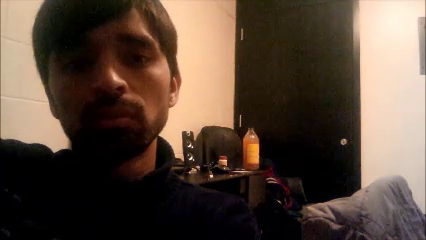
//> input picture frame 43 of videos/4.2.mp4, 426 x 240 px
$ ./Background_Update_New   (built with g++ and OpenCV 4)
//> lines starting //> are read from the running program, lines starting //| are printed output that depends on the picture
#include "opencv2/highgui/highgui.hpp"
#include "opencv2/imgproc/imgproc.hpp"
#include "opencv/cv.h";
#include "opencv/highgui.h"
#include <iostream>
#include <fstream>
#include <algorithm>

using namespace std;
using namespace cv;

ofstream outFile;

long whites = 0;
const int LEARN_FRAME_LIMIT = 5;
int frameLearnCounter = 0;
int CHISQUARE = 1;
int CHISQUARE_THRES = 5;
int BHATTA = 3;
int BHATTA_THRES = 3;
int INTERSEC = 2;
int INTERSEC_THRES = 7;

int ORIGIN = 0;
int SHIFT = 350;
int WINDISTANCE = 20;

//crop parameters
double cropY = 0.40;
double cropHeight = 0.30;

//window dispay parameters
int max_rows = 300;
int max_cols = 400;

int main(int argc, char** argv)
{
	VideoCapture cap("videos/4.2.mp4");
	Mat background, hsv_background, gray_background;
	Mat nextframe, hsv_nextframe, gray_nextframe;
	Mat diff_frame;
	outFile.open("data/VehicleCassifier/changeInMetric.txt", 'w');

	cap >> background;
//> background is the input picture: 240 rows x 426 cols, CV_8UC3; mean B, G, R 59, 71.9, 89.7
	cap >> background;
	int width = background.cols;
//> width = 426
	int height = background.rows;
//> height = 240

	int cropFrameY = height*cropY;
//> cropFrameY = 96
	int cropFrameHeight = height*cropHeight;
//> cropFrameHeight = 72

	Rect roi(0, cropFrameY, width, cropFrameHeight);
//> roi = Rect(0, 96, 426, 72)

	long initWhites = 0;

	//background = background(roi);
	cvtColor(background, hsv_background, COLOR_BGR2HSV);
//> hsv_background: 240 rows x 426 cols, CV_8UC3; mean H, S, V 33.1, 124.5, 89.8
	cvtColor(background, gray_background, COLOR_BGR2GRAY);
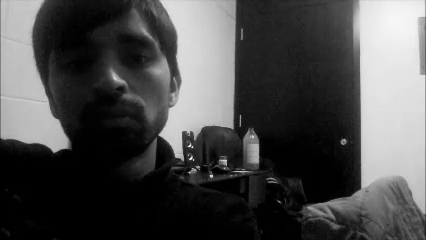
//> gray_background: 240 rows x 426 cols, CV_8UC1; min 0, max 248, mean 75.6

	cvNamedWindow("Original Video", CV_WINDOW_NORMAL);
	//cvShowImage("Original Video", hsv_background);
	cvResizeWindow("Original Video", max_cols, max_rows);
	cvMoveWindow("Original Video", ORIGIN+SHIFT, 0);

	/// Using 50 bins for hue and 60 for saturation
	int h_bins = 50; int s_bins = 60;
	int histSize[] = { h_bins, s_bins };

	// hue varies from 0 to 179, saturation from 0 to 255
	float h_ranges[] = { 0, 180 };
	float s_ranges[] = { 0, 256 };

	const float* ranges[] = { h_ranges, s_ranges };

	// Use the o-th and 1-st channels
	int channels[] = { 0, 1 };
	/// Histograms
	MatND hist_background;
	MatND hist_nextframe;
	MatND store[LEARN_FRAME_LIMIT];


	//first frame
	calcHist(&hsv_background, 1, channels, Mat(), hist_background, 2, histSize, ranges, true, false);
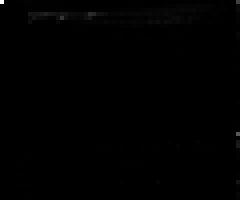
//> hist_background: 50 rows x 60 cols, CV_32FC1 (shown 4 times larger); min 0, max 11097, mean 34.1; drawn with min black and max white
	normalize(hist_background, hist_background, 0, 1, NORM_MINMAX, -1, Mat());

	CvSize sz = cvGetSize(new IplImage(background));
//> sz = Size(426, 240)
	IplImage* oldFrame = cvCreateImage(sz, IPL_DEPTH_8U, 3);;
	IplImage* frame		= cvCreateImage(sz, IPL_DEPTH_8U, 3);;
	IplImage* diffFrameBinary = cvCreateImage(sz, IPL_DEPTH_8U, 3);;

	IplImage* agray = cvCreateImage(sz, IPL_DEPTH_8U, 1);;
	IplImage* bgray = cvCreateImage(sz, IPL_DEPTH_8U, 1);;

	IplImage* abin = cvCreateImage(sz, IPL_DEPTH_8U, 1);;
	IplImage* bbin = cvCreateImage(sz, IPL_DEPTH_8U, 1);;
	IplImage* diff = cvCreateImage(sz, IPL_DEPTH_8U, 1);;

	int b = 0;
	bool first = true;
	long initwhites = 0;
	long whites = 0;
	std::vector<KeyPoint> keypoints;

	cvNamedWindow("Diff Frame", 0);
	while (1) {
		//background conversions
		//background = background(roi);
		cvtColor(background, hsv_background, COLOR_BGR2HSV);
		cvtColor(background, gray_background, COLOR_BGR2GRAY);
		calcHist(&hsv_background, 1, channels, Mat(), hist_background, 2, histSize, ranges, true, false);
		normalize(hist_background, hist_background, 0, 1, NORM_MINMAX, -1, Mat());
		//new frame
		cap >> nextframe;
		if (nextframe.empty()) break;
		//get region of interest
		//nextframe = nextframe(roi);
		cvtColor(nextframe, hsv_nextframe, COLOR_BGR2HSV);
//> hsv_nextframe: 240 rows x 426 cols, CV_8UC3; mean H, S, V 33.4, 123.8, 89.8
		cvtColor(nextframe, gray_nextframe, COLOR_BGR2GRAY);
		calcHist(&hsv_nextframe, 1, channels, Mat(), hist_nextframe, 2, histSize, ranges, true, false);
		normalize(hist_nextframe, hist_nextframe, 0, 1, NORM_MINMAX, -1, Mat());

		//Show diff frame  - IplImage model
		oldFrame = new IplImage(background);
		cvCvtColor(oldFrame, agray, CV_BGR2GRAY);
		cvNamedWindow("Current background", CV_WINDOW_NORMAL);
		cvResizeWindow("Current background", max_cols, max_rows);
		cvShowImage("Current background", oldFrame);
		cvMoveWindow("Current background", ORIGIN + SHIFT + WINDISTANCE + max_cols, 0);
		//cvThreshold(agray, abin, 128, 255, CV_THRESH_BINARY | CV_THRESH_OTSU);

		frame = new IplImage(nextframe);
		cvCvtColor(frame, bgray, CV_BGR2GRAY);
		cvNamedWindow("Original Video", CV_WINDOW_NORMAL);
		cvResizeWindow("Original Video", max_cols, max_rows);
		cvShowImage("Original Video", frame);
		cvMoveWindow("Original Video", ORIGIN + SHIFT, 0);
		//cvThreshold(bgray, bbin, 128, 255, CV_THRESH_BINARY | CV_THRESH_OTSU);

		//Get the difference between background and current frame
		cvAbsDiff(agray, bgray, diff);
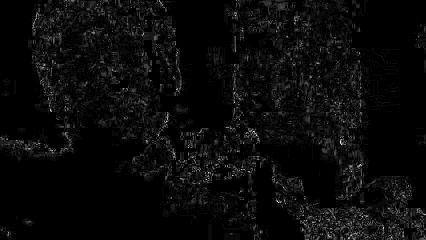
//> diff: 240 rows x 426 cols, CV_8UC1; min 0, max 25, mean 1; drawn with min black and max white
		//cvAbsDiff(abin, bbin, diff);
		//absdiff(gray_background, gray_nextframe, diff_frame);

		//Mat Model
		/*absdiff(background, nextframe, diff_frame);*/
		cvNamedWindow("Diff Frame", CV_WINDOW_NORMAL);
		cvResizeWindow("Diff Frame", max_cols, max_rows);
		cvShowImage("Diff Frame", diff);
		cvMoveWindow("Diff Frame", ORIGIN + SHIFT + WINDISTANCE + max_cols, 350);

		//Model parameters
		double changeCHI = compareHist(hist_background, hist_nextframe, CHISQUARE);
//> changeCHI = 0.68
		double changeBHATTA = compareHist(hist_background, hist_nextframe, BHATTA);
//> changeBHATTA = 0.0973
		double changeINTERSEC = compareHist(hist_background, hist_nextframe, INTERSEC);
//> changeINTERSEC = 8.48
		//cout << "Change in Bhatta is " << changeBHATTA << endl;
		//cout << "Change in Chi is " << changeCHI << endl;
		cout << "Change in Intersec is " << changeINTERSEC << endl;
//| Change in Intersec is 8.47667
		////New Background
		if (changeINTERSEC < INTERSEC_THRES){
			frameLearnCounter++;
			if (frameLearnCounter == LEARN_FRAME_LIMIT){
				frameLearnCounter = 0;
				nextframe.copyTo(background);
				cout << "Updating Background" << endl;
				int xx;
				cin >> xx;
				cin.clear();
				cin.ignore(INT_MAX, '\n');
			}
		}
		else if (changeINTERSEC>INTERSEC_THRES){
			frameLearnCounter = 0;
		}
		outFile << changeINTERSEC << endl;
		cvWaitKey(30);
	}
	int a = cvWaitKey(100000);
	return 0;
}

$ run again, starting later in the video
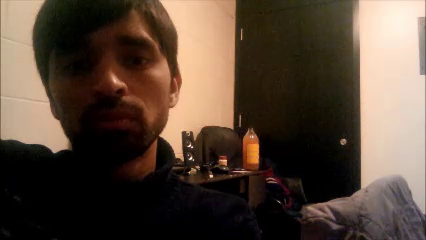
//> input picture frame 195 of videos/4.2.mp4, 426 x 240 px
//> background is the input picture: 240 rows x 426 cols, CV_8UC3; mean B, G, R 56.5, 69.9, 86.9
//> hsv_background: 240 rows x 426 cols, CV_8UC3; mean H, S, V 26.9, 114.6, 87.1
//> `cvtColor(background, gray_background, COLOR_BGR2GRAY);`:
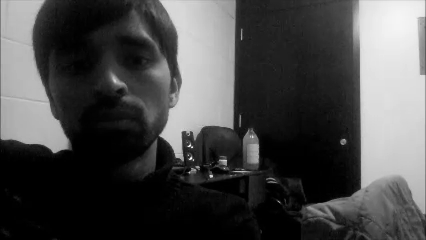
//> gray_background: 240 rows x 426 cols, CV_8UC1; min 0, max 247, mean 73.4
//> hsv_nextframe: 240 rows x 426 cols, CV_8UC3; mean H, S, V 25.9, 114.7, 87.1
//> `cvAbsDiff(agray, bgray, diff);`:
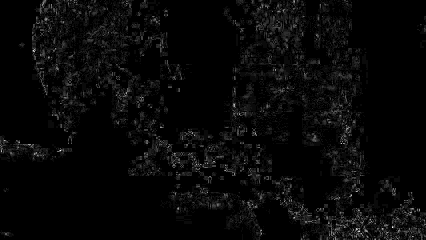
//> diff: 240 rows x 426 cols, CV_8UC1; min 0, max 22, mean 0.7; drawn with min black and max white
//> changeCHI = 0.339
//> changeBHATTA = 0.0871
//> changeINTERSEC = 6.05
//| Change in Intersec is 6.0475

$ run again, starting later in the video
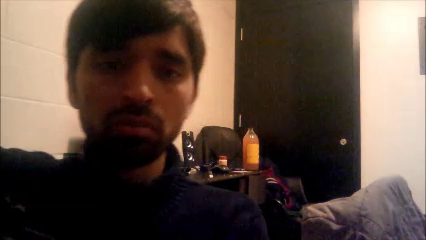
//> input picture frame 348 of videos/4.2.mp4, 426 x 240 px
//> background is the input picture: 240 rows x 426 cols, CV_8UC3; mean B, G, R 64.9, 76, 93.9
//> hsv_background: 240 rows x 426 cols, CV_8UC3; mean H, S, V 37.9, 112.9, 94.8
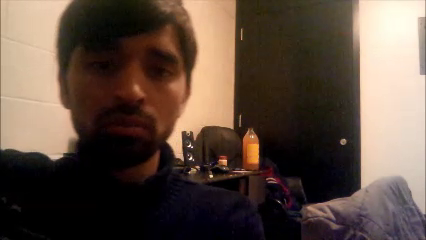
//> input picture frame 350 of videos/4.2.mp4, 426 x 240 px
//> nextframe is the input picture: 240 rows x 426 cols, CV_8UC3; mean B, G, R 64.9, 76.8, 94.5
//> hsv_nextframe: 240 rows x 426 cols, CV_8UC3; mean H, S, V 38.3, 112.5, 95.2
//> `cvAbsDiff(agray, bgray, diff);`:
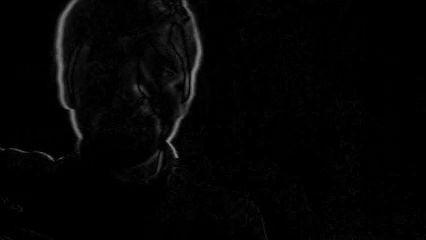
//> diff: 240 rows x 426 cols, CV_8UC1; min 0, max 138, mean 3.9
//> changeCHI = 1.54
//> changeBHATTA = 0.115
//> changeINTERSEC = 9.72
//| Change in Intersec is 9.72054
